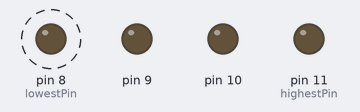
Bench run of a sketch on a simulated Arduino Uno, built with avr-gcc and run on an emulated ATmega328P. Shown: output pins drawn as LEDs (lit = HIGH). Dashed ring = blinking.

Above: at 0.41 s.
Timing chart, 0 to 9.9 s (numbered marks = the images above):
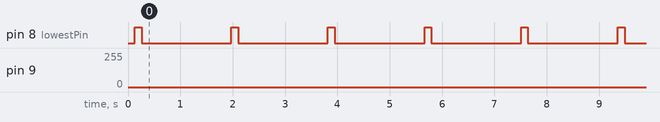

Measured:
- by itself, pin 8 (lowestPin): alternates HIGH for 0.13 s and LOW for 1.7 s

The sketch:

blink_led.ino
```cpp
#include <LiquidCrystal.h>

const int lowestPin = 8;

const int highestPin = 11;

void setup() {
  // put your setup code here, to run once:
   // set pins 2 through 13 as outputs:

  for (int thisPin = lowestPin; thisPin <= highestPin; thisPin++) {

    pinMode(thisPin, OUTPUT);
}
}

void loop() {
  // put your main code here, to run repeatedly:
  // iterate over the pins:

  for (int thisPin = lowestPin; thisPin <= highestPin; thisPin++) {

    // fade the LED on thisPin from off to brightest:

    for (int brightness = 0; brightness < 255; brightness++) {

      analogWrite(thisPin, brightness);

      delay(1);

    }

    // fade the LED on thisPin from brightest to off:

    for (int brightness = 255; brightness >= 0; brightness--) {

      analogWrite(thisPin, brightness);

      delay(.5);

    }

    // pause between LEDs:

    delay(200);

  }
}
```
